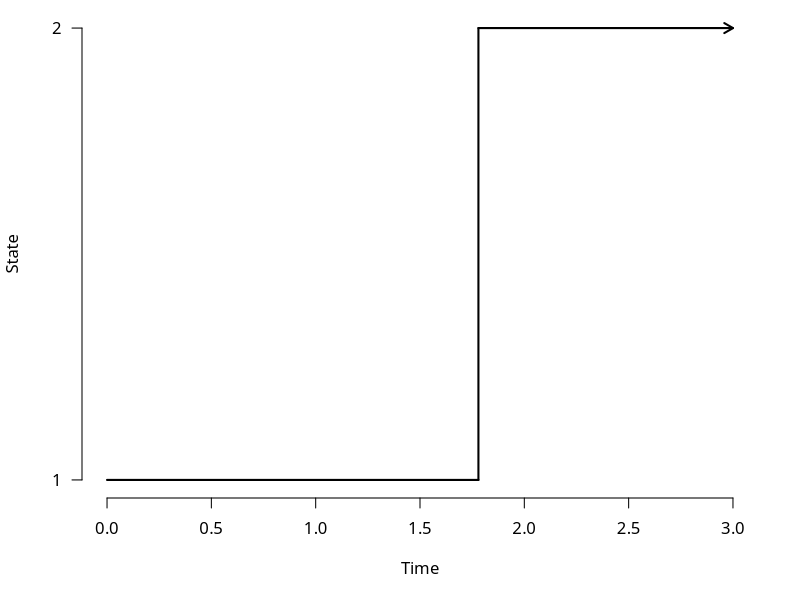
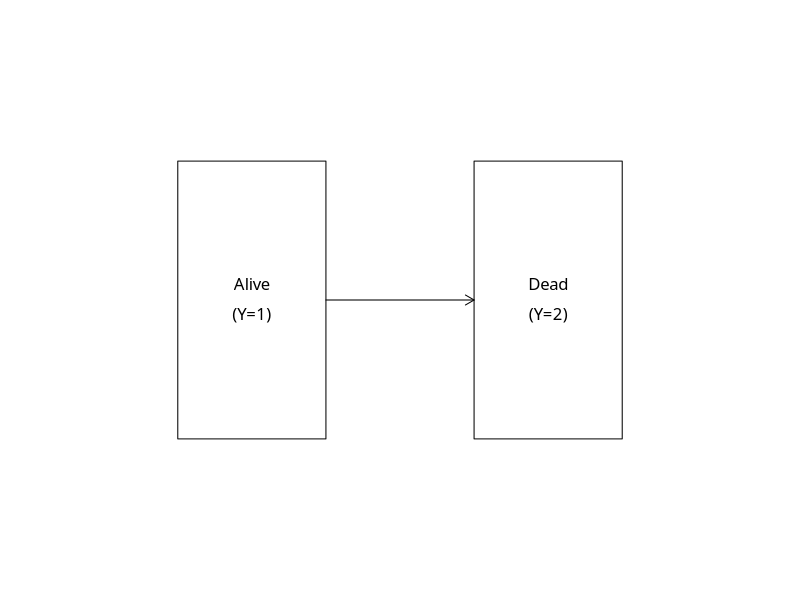
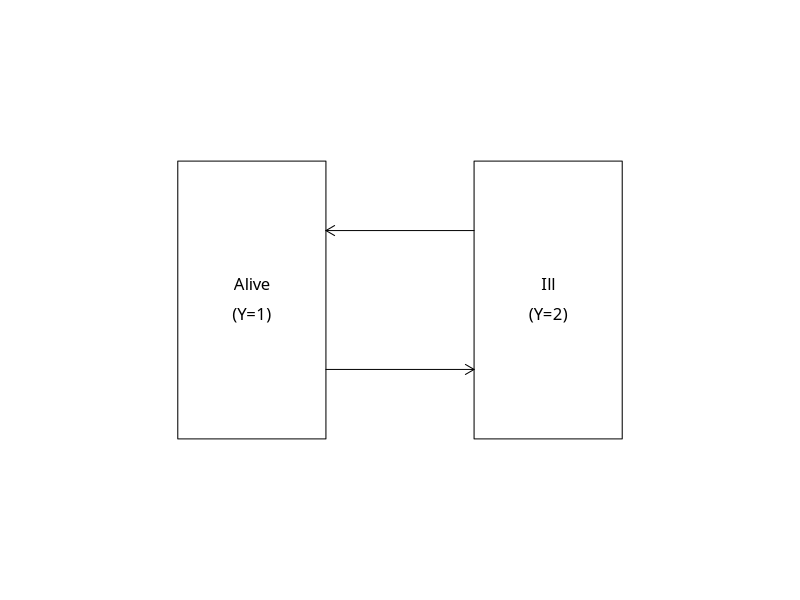
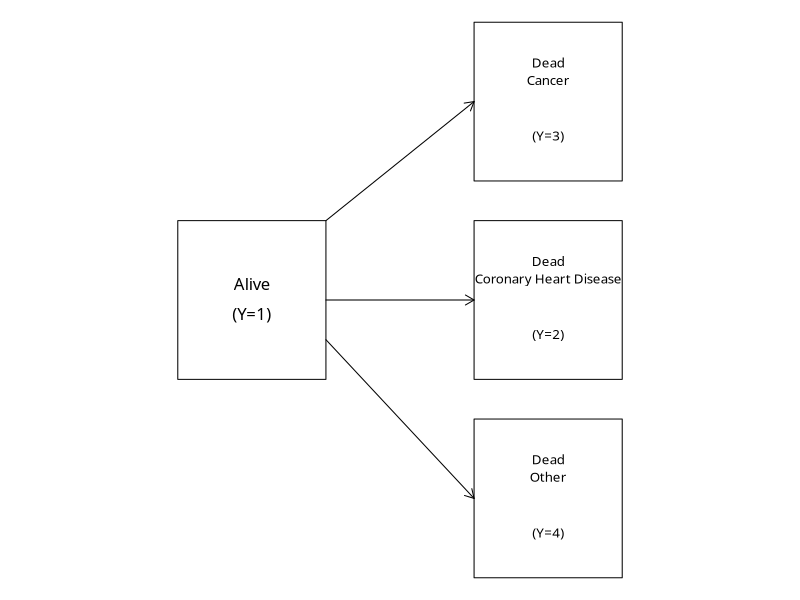
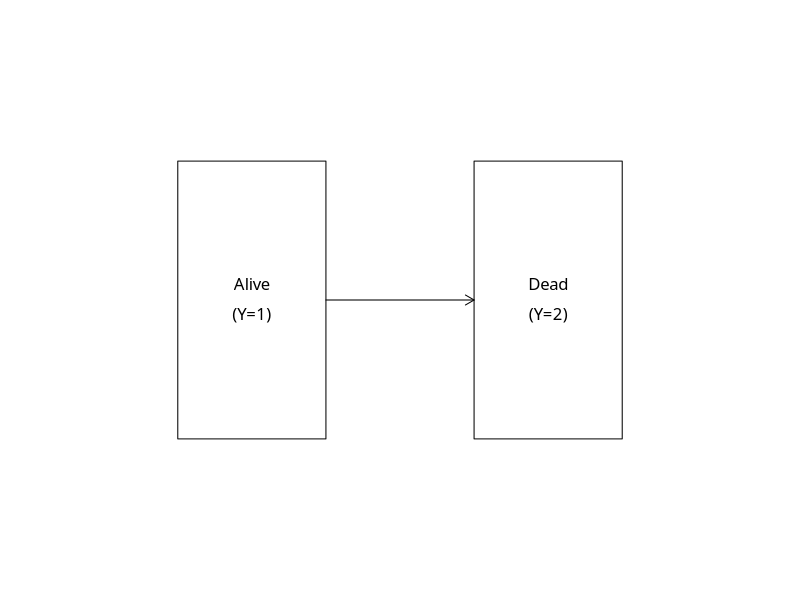
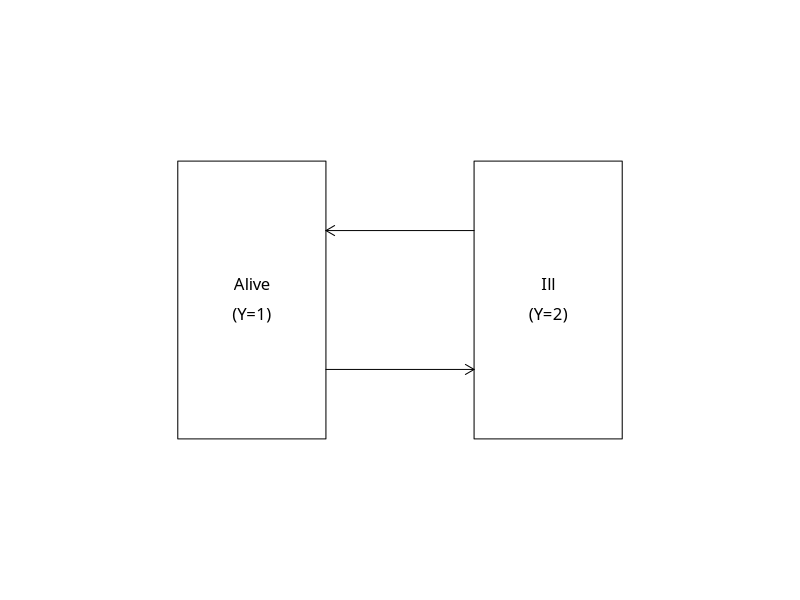

The R script that drew these images, in order:
## ---- chunk 1
#| echo: FALSE
#| output: FALSE
#| message: FALSE
knitr::opts_chunk$set(include = TRUE)
options(digits = 4)
library("tidyverse")
## ---- chunk 2
par(family = "Latin Modern Roman 10", mar = c(5.1, 4.1, 0.5, 2.1))

diff<-1.78
plot(0,0,type="n",xlab="Time",ylab="State",xlim=c(0,3),ylim=c(1,2),axes=FALSE)
segments(x0=0,x1=diff,y0=1,y1=1,lwd=2)
segments(x0=diff,x1=diff, y0=1,y1=2,lwd=2)
arrows(x0=diff,x1=3,y0=2,y1=2,len=0.1,lwd=2)
axis(side=2,at=c(1,2),labels=c("1","2"),las=2)
axis(side=1,at=(0:6)/2)
## ---- chunk 3
par(family = "Latin Modern Roman 10", mar = c(0, 0, 0, 0))

plot(0,0,xlim=c(0,100),ylim=c(0,40),type="n",axes=FALSE,xlab="",ylab="")

polygon(x=c(20,20,40,40),y=c(10,30,30,10))
polygon(x=c(20,20,40,40)+40,y=c(10,30,30,10))
arrows(x0=40,x1=60,y0=20,y1=20,len=0.1)
text(x=30,y=20,labels=c("Alive"),pos=3)
text(x=30,y=20,labels=c("(Y=1)"),pos=1)
text(x=30+40,y=20,labels=c("Dead"),pos=3)
text(x=30+40,y=20,labels=c("(Y=2)"),pos=1)
## ---- chunk 4
par(family = "Latin Modern Roman 10", mar = c(0, 0, 0, 0))

plot(0,0,xlim=c(0,100),ylim=c(0,40),type="n",axes=FALSE,xlab="",ylab="")
polygon(x=c(20,20,40,40),y=c(10,30,30,10))
polygon(x=c(20,20,40,40)+40,y=c(10,30,30,10))
arrows(x0=40,x1=60,y0=15,y1=15,len=0.1)
arrows(x0=60,x1=40,y0=25,y1=25,len=0.1)
text(x=30,y=20,labels=c("Alive"),pos=3)
text(x=30,y=20,labels=c("(Y=1)"),pos=1)
text(x=30+40,y=20,labels=c("Ill"),pos=3)
text(x=30+40,y=20,labels=c("(Y=2)"),pos=1)
## ---- chunk 5
par(family = "Latin Modern Roman 10", mar = c(0, 0, 0, 0))

plot(0,0,xlim=c(0,100),ylim=c(0,70),type="n",axes=FALSE,xlab="",ylab="")
polygon(x=c(20,20,40,40),y=c(25,45,45,25))
polygon(x=c(60,60,80,80),y=c(0,20,20,0))
polygon(x=c(60,60,80,80),y=c(0,20,20,0)+25)
polygon(x=c(60,60,80,80),y=c(0,20,20,0)+50)
arrows(x0=40,x1=60,y0=30,y1=10,len=0.1)
arrows(x0=40,x1=60,y0=35,y1=35,len=0.1)
arrows(x0=40,x1=60,y0=45,y1=60,len=0.1)
text(x=30,y=35,labels=c("Alive"),pos=3)
text(x=30,y=35,labels=c("(Y=1)"),pos=1)
text(x=70,y=63.66,labels=c("Dead"),pos=3,cex=0.8,offset=0.25)
text(x=70,y=63.66,labels=c("Cancer"),pos=1,cex=0.8,offset=0.25)
text(x=70,y=56.66,labels=c("(Y=3)"),pos=1,cex=0.8,offset=0.25)
text(x=70,y=63.66-25,labels=c("Dead"),pos=3,cex=0.8,offset=0.25)
text(x=70,y=63.66-25,labels=c("Coronary Heart Disease"),pos=1,cex=0.8,offset=0.25)
text(x=70,y=56.66-25,labels=c("(Y=2)"),pos=1,cex=0.8,offset=0.25)
text(x=70,y=63.66-50,labels=c("Dead"),pos=3,cex=0.8,offset=0.25)
text(x=70,y=63.66-50,labels=c("Other"),pos=1,cex=0.8,offset=0.25)
text(x=70,y=56.66-50,labels=c("(Y=4)"),pos=1,cex=0.8,offset=0.25)
## ---- chunk 6
par(family = "Latin Modern Roman 10", mar = c(0, 0, 0, 0))

plot(0,0,xlim=c(0,100),ylim=c(0,40),type="n",axes=FALSE,xlab="",ylab="")
polygon(x=c(20,20,40,40),y=c(10,30,30,10))
polygon(x=c(20,20,40,40)+40,y=c(10,30,30,10))
arrows(x0=40,x1=60,y0=20,y1=20,len=0.1)
text(x=30,y=20,labels=c("Alive"),pos=3)
text(x=30,y=20,labels=c("(Y=1)"),pos=1)
text(x=30+40,y=20,labels=c("Dead"),pos=3)
text(x=30+40,y=20,labels=c("(Y=2)"),pos=1)
## ---- chunk 7
par(family = "Latin Modern Roman 10", mar = c(0, 0, 0, 0))

plot(0,0,xlim=c(0,100),ylim=c(0,40),type="n",axes=FALSE,xlab="",ylab="")
polygon(x=c(20,20,40,40),y=c(10,30,30,10))
polygon(x=c(20,20,40,40)+40,y=c(10,30,30,10))
arrows(x0=40,x1=60,y0=15,y1=15,len=0.1)
arrows(x0=60,x1=40,y0=25,y1=25,len=0.1)
text(x=30,y=20,labels=c("Alive"),pos=3)
text(x=30,y=20,labels=c("(Y=1)"),pos=1)
text(x=30+40,y=20,labels=c("Ill"),pos=3)
text(x=30+40,y=20,labels=c("(Y=2)"),pos=1)
